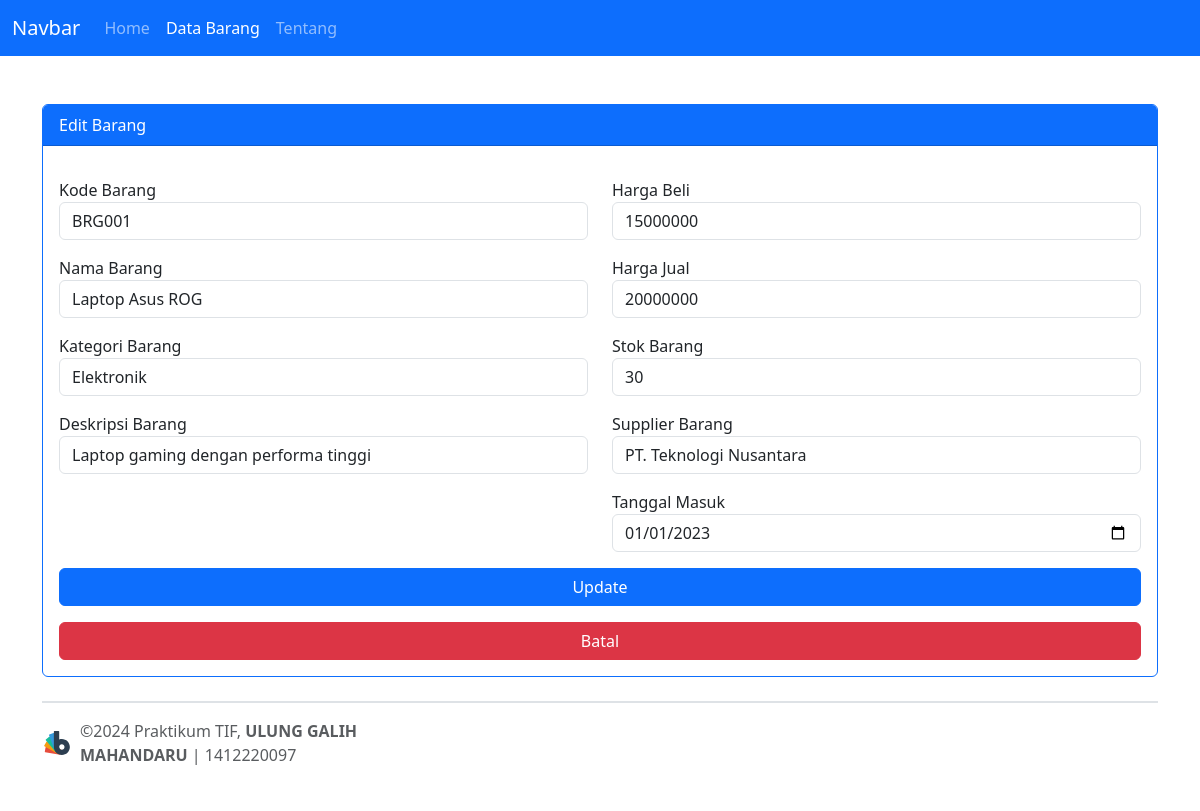
The app's page /index.php/barang/edit_barang/1 with its own data.
### tables this page shows
CREATE TABLE `barang` (
  `id_barang` int(11) NOT NULL,
  `kode_barang` varchar(100) NOT NULL,
  `nama_barang` varchar(100) NOT NULL,
  `kategori_barang` varchar(100) NOT NULL,
  `deskripsi_barang` text DEFAULT NULL,
  `harga_beli` float DEFAULT NULL,
  `harga_jual` float DEFAULT NULL,
  `stok_barang` int(11) DEFAULT NULL,
  `supplier_barang` varchar(100) NOT NULL,
  `tanggal_masuk` date DEFAULT NULL
);

### application/controllers/Barang.php (called while the page is built, shortened)
<?php
class Barang extends CI_Controller {
	public function __construct() {
		$this->load->model('barang_model');
	}
		public function edit_barang($id)
		{
			$this->form_validation->set_rules('kode_barang', 'Kode Barang', 'required', ['required' => 'Kolom %s wajib diisi.']);
			$this->form_validation->set_rules('nama_barang', 'Nama Barang', 'required', ['required' => 'Kolom %s harus diisi.',]);
			$this->form_validation->set_rules('kategori_barang', 'Kategori Barang', 'required', ['required' => 'Kolom %s harus diisi.',]);
			$this->form_validation->set_rules('deskripsi_barang', 'Deskripsi Barang', 'required', ['required' => 'Kolom %s harus diisi.',]);
			$this->form_validation->set_rules('harga_beli', 'Harga Beli', 'required|numeric', ['required' => 'Kolom %s harus diisi.', 'numeric' => 'Kolom %s harus berisi harga.',]);
			$this->form_validation->set_rules('harga_jual', 'Harga Jual', 'required|numeric', ['required' => 'Kolom %s wajib diisi.', 'numeric' => 'Kolom %s harus berisi harga.',]);
			$this->form_validation->set_rules('stok_barang', 'Stok Barang', 'required|numeric', ['required' => 'Kolom %s wajib diisi.', 'numeric' => 'Kolom %s harus berisi angka.']);
			$this->form_validation->set_rules('supplier_barang', 'Suplier Barang', 'required', ['required' => 'Kolom %s wajib diisi.']);
			$this->form_validation->set_rules('tanggal_masuk', 'Tanggal Masuk', 'required', ['required' => 'Kolom %s wajib diisi.']);
			if ($this->form_validation->run() == false) {
				$data['title'] = 'Edit Barang';
				$data['active_menu'] = 'data_barang';
				$data['barang'] = $this->barang_model->get_barang_by_id($id);
				$data['content'] = $this->load->view('barang/form_barang',
				$data, true);
				$this->load->view('template/template', $data);
			}
		}
}

### index.php (called while the page is built, shortened)
<?php
require_once BASEPATH.'core/CodeIgniter.php';

### application/models/Barang_model.php (called while the page is built, shortened)
<?php
class Barang_model extends CI_Model {
	public function get_barang_by_id($id)
	{
		$query = $this->db->get_where('barang', ['id_barang' => $id]);
		return $query->row_array();
	}
}

### application/views/barang/form_barang.php (the view, shortened to what this page needs)
<div class="card border border-primary">
	<div class="card-header bg-primary text-white"><?php echo isset($barang) ? 'Edit Barang' : 'Tambah Barang'; ?></div>
	<div class="card-body">
		<form action="<?php echo isset($barang) ? site_url('barang/edit_barang/' . $barang['id_barang']) : site_url('barang/create_barang'); ?>" method="post">
			<div class="row">
				<div class="col-md-6">
					<div class="form-group mt-3">
						<label for="kode_barang">Kode Barang</label>
						<input type="text" class="form-control" id="kode_barang" name="kode_barang" value="<?php echo isset($barang) ? $barang['kode_barang'] : set_value('kode_barang'); ?>">
					</div>
					<div class="form-group mt-3">
						<label for="nama_barang">Nama Barang</label>
						<input type="text" class="form-control" id="nama_barang" name="nama_barang" value="<?php echo isset($barang) ? $barang['nama_barang'] : set_value('nama_barang'); ?>">
					</div>
					<div class="form-group mt-3">
						<label for="kategori_barang">Kategori Barang</label>
						<input type="text" class="form-control" id="kategori_barang" name="kategori_barang" value="<?php echo isset($barang) ? $barang['kategori_barang'] : set_value('kategori_barang'); ?>">
					</div>
					<div class="form-group mt-3">
						<label for="deskripsi_barang">Deskripsi Barang</label>
						<input type="text" class="form-control" id="deskripsi_barang" name="deskripsi_barang" value="<?php echo isset($barang) ? $barang['deskripsi_barang'] : set_value('deskripsi_barang'); ?>">
					</div>
				</div>
				<div class="col-md-6">
					<div class="form-group mt-3">
						<label for="harga_beli">Harga Beli</label>
						<input type="number" class="form-control" id="harga_beli" name="harga_beli" value="<?php echo isset($barang) ? $barang['harga_beli'] : set_value('harga_beli'); ?>">
					</div>
					<div class="form-group mt-3">
						<label for="harga_jual">Harga Jual</label>
						<input type="number" class="form-control" id="harga_jual" name="harga_jual" value="<?php echo isset($barang) ? $barang['harga_jual'] : set_value('harga_jual'); ?>">
					</div>
					<div class="form-group mt-3">
						<label for="stok_barang">Stok Barang</label>
						<input type="number" class="form-control" id="stok_barang" name="stok_barang" value="<?php echo isset($barang) ? $barang['stok_barang'] : set_value('stok_barang'); ?>">
					</div>
					<div class="form-group mt-3">
						<label for="supplier_barang">Supplier Barang</label>
						<input type="text" class="form-control" id="supplier_barang" name="supplier_barang" value="<?php echo isset($barang) ? $barang['supplier_barang'] : set_value('supplier_barang'); ?>">
					</div>
					<div class="form-group mt-3">
						<label for="tanggal_masuk">Tanggal Masuk</label>
						<input type="date" class="form-control" id="tanggal_masuk" name="tanggal_masuk" value="<?php echo isset($barang) ? $barang['tanggal_masuk'] : set_value('tanggal_masuk'); ?>">
					</div>
				</div>
			</div>
			<div class="form-group mt-3">
				<button type="submit" class="w-100 btn btn-primary"><?php echo isset($barang) ? 'Update' : 'Simpan'; ?></button><br>
				<a href="<?php echo site_url('barang/data_barang'); ?>" class="btn w-100 btn-danger mt-3">Batal</a>
			</div>
		</form>
	</div>
</div>

### records on screen
barang: kode_barang "BRG001", nama_barang "Laptop Asus ROG", kategori_barang "Elektronik", deskripsi_barang "Laptop gaming dengan performa tinggi", harga_beli "15000000", harga_jual "20000000", stok_barang "30", supplier_barang "PT. Teknologi Nusantara", tanggal_masuk "01/01/2023"
